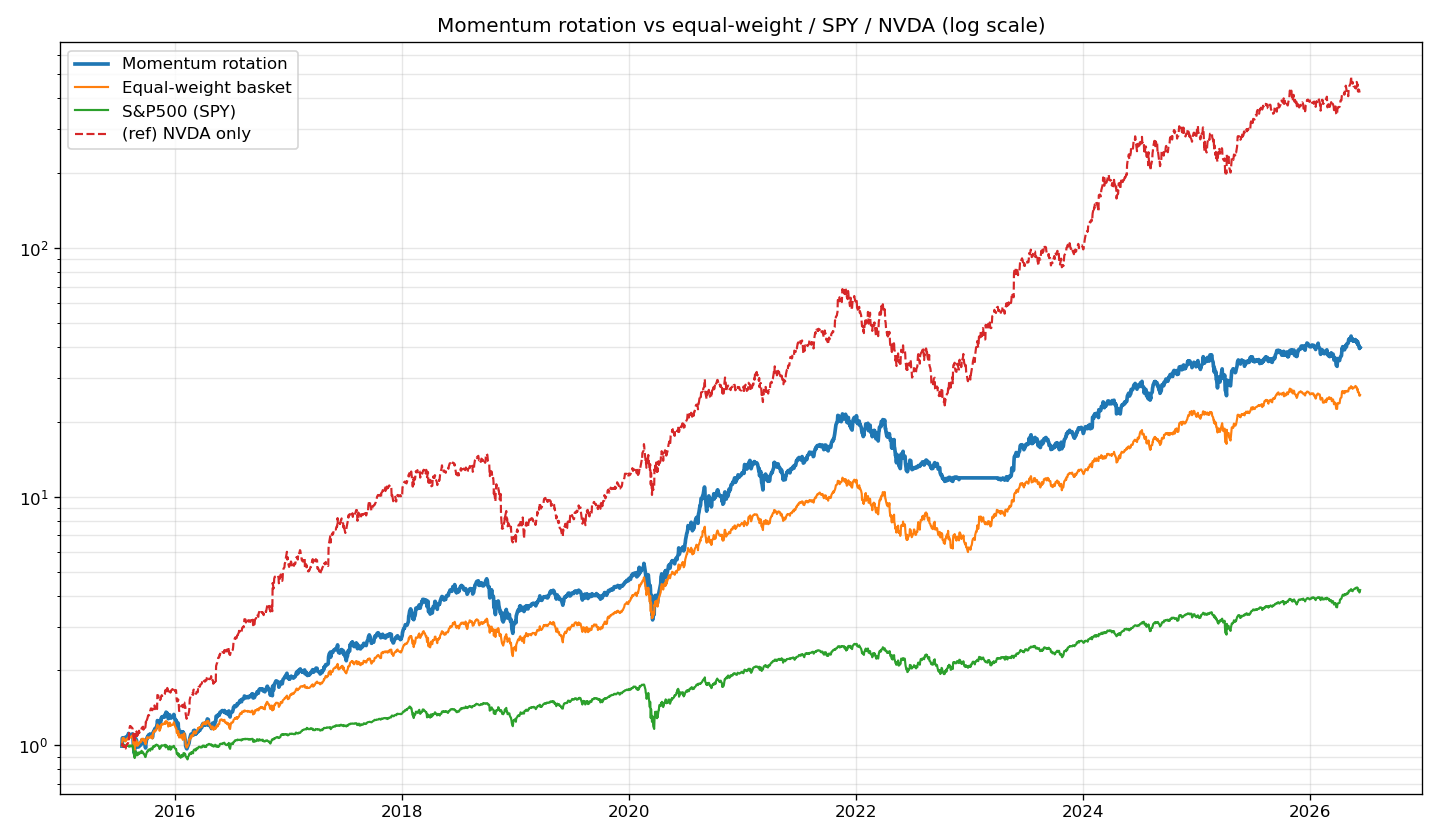

This chart was generated by the following Python code:
"""
모멘텀 로테이션(상대강도 + 절대모멘텀) — 주식용 전략 발굴 마지막 카드
─────────────────────────────────────────────────────────────
개별 종목에 베팅하지 않는다. 여러 성장주 바스켓에서 '최근 강한' 종목만
순환 보유한다(분산 + 추세 활용).

규칙:
  - 유니버스: 대형 기술주 8개
  - 매월 말, 최근 12개월 수익률 상위 3개를 동일비중 보유
  - 단, 수익률이 음수인 종목은 제외하고 그만큼 현금 (절대 모멘텀 = 하락 회피)
비교: 동일가중 바스켓 / S&P500(SPY) / (참고) NVDA 단독
"""
import os
import yfinance as yf
import pandas as pd
import numpy as np
import matplotlib.pyplot as plt

COST = 0.0015
LOOKBACK = 252      # 12개월
TOP_K = 3
TICKERS = ["AAPL", "MSFT", "NVDA", "AMZN", "GOOGL", "META", "TSLA", "NFLX"]

raw = yf.download(TICKERS + ["SPY"], period="12y", interval="1d",
                  auto_adjust=True, progress=False)["Close"].dropna()
spy = raw["SPY"]
close = raw[TICKERS]
mret = close.pct_change().fillna(0)
mom = close.pct_change(LOOKBACK)                 # 각 시점의 12개월 수익률

# ===== 월말 리밸런싱 → 다음 달 비중 =====
period = close.index.to_period("M")
months = period.unique()
weights = pd.DataFrame(0.0, index=close.index, columns=close.columns)
for i in range(len(months) - 1):
    last_day = close.index[period == months[i]][-1]
    mvals = mom.loc[last_day].dropna()
    winners = mvals[mvals > 0].sort_values(ascending=False).index[:TOP_K]  # 절대+상대
    if len(winners) > 0:
        next_days = close.index[period == months[i + 1]]
        weights.loc[next_days, list(winners)] = 1.0 / TOP_K   # 나머지 슬롯은 현금
        picks_log = (months[i + 1], list(winners))

strat_ret = (weights.shift(1) * mret).sum(axis=1)
turnover = (weights - weights.shift(1)).abs().sum(axis=1).fillna(0)
strat_ret = strat_ret - turnover * COST

# 동일가중 바스켓(항상 8종목 보유), SPY, NVDA 단독
ew_ret = mret.mean(axis=1)
spy_ret = spy.pct_change().fillna(0)
nvda_ret = mret["NVDA"]

start = close.index[LOOKBACK + 21]              # 첫 리밸런싱 이후부터 평가
def metrics(r):
    r = r.loc[start:].dropna()
    cum = (1 + r).cumprod()
    years = (r.index[-1] - r.index[0]).days / 365.25
    ann = len(r) / years
    cagr = cum.iloc[-1] ** (1 / years) - 1
    mdd = (cum / cum.cummax() - 1).min()
    sh = (r.mean() / r.std()) * np.sqrt(ann) if r.std() > 0 else 0
    return cum, cagr, mdd, sh

series = {
    "Momentum rotation": strat_ret,
    "Equal-weight basket": ew_ret,
    "S&P500 (SPY)": spy_ret,
    "(ref) NVDA only": nvda_ret,
}

print(f"검증: {start.date()} ~ {close.index[-1].date()}\n")
print(f"{'전략':<22}{'총수익':>11}{'CAGR':>8}{'MDD':>8}{'Sharpe':>9}")
print("-" * 58)
cums = {}
for name, r in series.items():
    cum, cagr, mdd, sh = metrics(r)
    cums[name] = cum
    print(f"{name:<22}{(cum.iloc[-1]-1)*100:>10.0f}%{cagr*100:>7.0f}%{mdd*100:>7.0f}%{sh:>9.2f}")

print("\n* 공정 비교 상대는 '동일가중 바스켓'과 'SPY'. NVDA 단독은 사후편향이라 참고용.")

# ===== 차트 =====
HERE = os.path.dirname(os.path.abspath(__file__))
fig, ax = plt.subplots(figsize=(12, 7))
for name, cum in cums.items():
    lw = 2.2 if name == "Momentum rotation" else 1.3
    ls = "--" if name.startswith("(ref)") else "-"
    ax.plot(cum.index, cum, label=name, lw=lw, ls=ls)
ax.set_yscale("log")
ax.set_title("Momentum rotation vs equal-weight / SPY / NVDA (log scale)")
ax.legend(); ax.grid(alpha=0.3, which="both")
plt.tight_layout()
out = os.path.join(HERE, "momentum_rotation.png")
plt.savefig(out, dpi=120)
print("차트 저장:", out)
